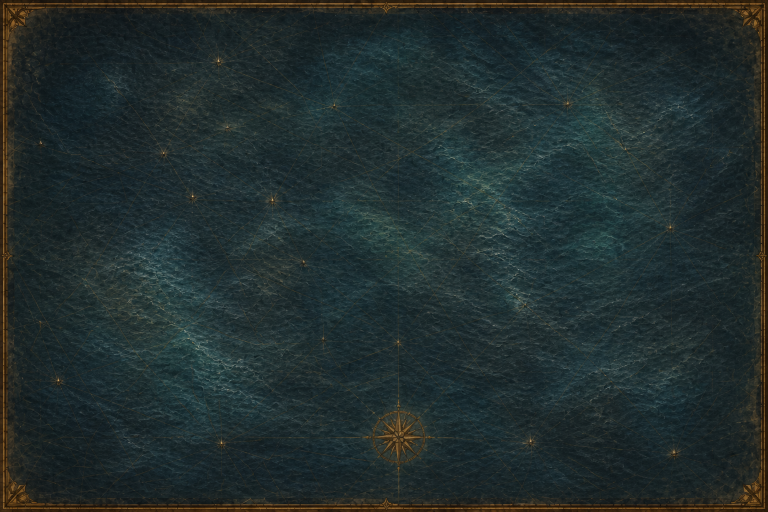
#> input picture 14 - Assets/Maps/prototype3/Painted-Ocean-Background.png, 1536 x 1024 px (shown at 1/2 size); the run also reads 2 pictures not shown here
$ python build_prototype3_world.py
#> lines starting #> are read from the running program, lines starting #| are printed output that depends on the picture; after the words box and inside, x2 and y2 are one past the last pixel; in counts of white or black regions, pixels touching at a corner belong together
#!/usr/bin/env python3
"""Build Prototype 3's world sheet from its continent masters.

The continent images are the geographic authority for this prototype. This
script extracts those exact painted landforms and scales them onto one shared
ocean, so the world sheet cannot drift from the zoomed sheets.
"""

from __future__ import annotations

from collections import deque
from pathlib import Path
import shutil

import numpy as np
from PIL import Image, ImageChops, ImageEnhance, ImageFilter


ROOT = Path(__file__).resolve().parent
PROTOTYPE = ROOT / "prototype3"
OUTPUT = PROTOTYPE / "The-Turning-World-Atlas.png"
OCEAN = PROTOTYPE / "Painted-Ocean-Background.png"
SELECTED_FILENAMES = (
    "The-Turning-World-Atlas.png",
    "Maiethorn-Atlas.png",
    "Strandoren-Atlas.png",
    "Heskoren-Atlas.png",
    "Kumbaan-Atlas.png",
)
WIDTH, HEIGHT = 1536, 1024


def largest_component(mask: np.ndarray) -> np.ndarray:
    """Keep the largest connected foreground component in a small mask."""
    height, width = mask.shape
    seen = np.zeros_like(mask, dtype=bool)
    best: list[tuple[int, int]] = []

    for y in range(height):
        for x in range(width):
            if not mask[y, x] or seen[y, x]:
                continue
            seen[y, x] = True
            queue = deque([(x, y)])
            component: list[tuple[int, int]] = []
            while queue:
                px, py = queue.popleft()
                component.append((px, py))
                for nx, ny in (
                    (px - 1, py),
                    (px + 1, py),
                    (px, py - 1),
                    (px, py + 1),
                ):
                    if (
                        0 <= nx < width
                        and 0 <= ny < height
                        and mask[ny, nx]
                        and not seen[ny, nx]
                    ):
                        seen[ny, nx] = True
                        queue.append((nx, ny))
            if len(component) > len(best):
                best = component

    result = np.zeros_like(mask, dtype=bool)
    for x, y in best:
        result[y, x] = True
    return result


def fill_holes(mask: np.ndarray) -> np.ndarray:
    """Fill enclosed gaps such as grey mountain ridges inside a landmass."""
    height, width = mask.shape
    exterior = np.zeros_like(mask, dtype=bool)
    queue: deque[tuple[int, int]] = deque()

    for x in range(width):
        for y in (0, height - 1):
            if not mask[y, x] and not exterior[y, x]:
                exterior[y, x] = True
                queue.append((x, y))
    for y in range(height):
        for x in (0, width - 1):
            if not mask[y, x] and not exterior[y, x]:
                exterior[y, x] = True
                queue.append((x, y))

    while queue:
        px, py = queue.popleft()
        for nx, ny in (
            (px - 1, py),
            (px + 1, py),
            (px, py - 1),
            (px, py + 1),
        ):
            if (
                0 <= nx < width
                and 0 <= ny < height
                and not mask[ny, nx]
                and not exterior[ny, nx]
            ):
                exterior[ny, nx] = True
                queue.append((nx, ny))

    return ~exterior


def extract_land(path: Path) -> Image.Image:
    """Extract one exact painted continent with a feathered coastal edge."""
    source = Image.open(path).convert("RGBA")
    small = source.convert("RGB").resize((384, 256), Image.Resampling.LANCZOS)
    pixels = np.asarray(small, dtype=np.int16)
    red, green, blue = pixels[..., 0], pixels[..., 1], pixels[..., 2]

    # Painted land is warmer than the slate-blue ocean. The broad morphology
    # closes forest/road gaps before selecting the continent, while the hole
    # fill retains grey mountains enclosed by the coast.
    seed = (
        (red > blue + 7)
        & (green > blue - 5)
        & ((red + green + blue) > 145)
    )
    # Exclude each source sheet's decorative frame before component selection.
    seed[:12, :] = False
    seed[-12:, :] = False
    seed[:, :12] = False
    seed[:, -12:] = False
    rough = Image.fromarray(np.uint8(seed) * 255, "L")
    rough = rough.filter(ImageFilter.MaxFilter(7))
    rough = rough.filter(ImageFilter.MinFilter(5))
    component = largest_component(np.asarray(rough) > 127)
    component = fill_holes(component)

    mask = Image.fromarray(np.uint8(component) * 255, "L")
    mask = mask.resize(source.size, Image.Resampling.NEAREST)
    mask = mask.filter(ImageFilter.MaxFilter(3))
    mask = mask.filter(ImageFilter.GaussianBlur(1.5))

    alpha = np.asarray(mask)
    ys, xs = np.where(alpha > 8)
    box = (
        max(0, int(xs.min()) - 8),
        max(0, int(ys.min()) - 8),
        min(source.width, int(xs.max()) + 9),
        min(source.height, int(ys.max()) + 9),
    )
    cutout = source.crop(box)
    cutout.putalpha(mask.crop(box))
    return cutout


def ocean_background() -> Image.Image:
    """Load the painted ocean plate shared by every composited landmass."""
    image = Image.open(OCEAN).convert("RGBA")
    if image.size != (WIDTH, HEIGHT):
        image = image.resize((WIDTH, HEIGHT), Image.Resampling.LANCZOS)
    return image


def resize_to_fit(image: Image.Image, width: int, height: int) -> Image.Image:
    """Uniformly resize a cutout to fit inside a placement box."""
    scale = min(width / image.width, height / image.height)
    size = (max(1, round(image.width * scale)), max(1, round(image.height * scale)))
    return image.resize(size, Image.Resampling.LANCZOS)


def paste_centered(
    canvas: Image.Image,
    image: Image.Image,
    box: tuple[int, int, int, int],
) -> None:
    left, top, right, bottom = box
    fitted = resize_to_fit(image, right - left, bottom - top)
    fitted = ImageEnhance.Color(fitted).enhance(0.92)
    fitted = ImageEnhance.Contrast(fitted).enhance(0.96)
    x = left + ((right - left) - fitted.width) // 2
    y = top + ((bottom - top) - fitted.height) // 2

    # A dark wet edge and a narrow broken-surf edge seat the cutout into the
    # shared ocean. Both derive from the exact master alpha, so neither changes
    # the coastline.
    alpha = fitted.getchannel("A")
    wet_edge = alpha.filter(ImageFilter.MaxFilter(9)).filter(
        ImageFilter.GaussianBlur(5)
    )
    wet_edge = wet_edge.point(lambda value: round(value * 0.12))
    wet_layer = Image.new("RGBA", fitted.size, (8, 25, 28, 0))
    wet_layer.putalpha(wet_edge)
    canvas.alpha_composite(wet_layer, (x, y + 2))

    outer = alpha.filter(ImageFilter.MaxFilter(5))
    surf = ImageChops.subtract(outer, alpha)
    surf = surf.filter(ImageFilter.GaussianBlur(1))
    surf = surf.point(lambda value: round(value * 0.16))
    surf_layer = Image.new("RGBA", fitted.size, (155, 176, 163, 0))
    surf_layer.putalpha(surf)
    canvas.alpha_composite(surf_layer, (x, y))
    canvas.alpha_composite(fitted, (x, y))


def storm_isle() -> Image.Image:
    """Crop Kumbaan with its exact painted wall rather than a land-only mask."""
    source = Image.open(PROTOTYPE / "Kumbaan-Atlas.png").convert("RGBA")
    # Square crop excludes the sheet border and compass while retaining the
    # complete concentric storm/current/reef system.
    crop = source.crop((250, 18, 1274, 1024))
    crop = ImageEnhance.Contrast(crop).enhance(1.16)
    crop = ImageEnhance.Brightness(crop).enhance(0.90)
    width, height = crop.size
    yy, xx = np.mgrid[0:height, 0:width]
    dx = (xx - width / 2) / (width / 2)
    dy = (yy - height / 2) / (height / 2)
    radius = np.sqrt(dx * dx + dy * dy)
    feather = np.clip((1.0 - radius) / 0.10, 0.0, 1.0)
    existing = np.asarray(crop.getchannel("A"), dtype=np.float32) / 255
    crop.putalpha(Image.fromarray(np.uint8(255 * feather * existing), "L"))
    return crop


def unify_atlas_hand(canvas: Image.Image) -> Image.Image:
    """Apply one final wash and grain over sea and land together."""
    wash = Image.new("RGBA", canvas.size, (34, 53, 46, 12))
    canvas = Image.alpha_composite(canvas, wash)

    rng = np.random.default_rng(20260831)
    noise = rng.normal(128, 18, (HEIGHT, WIDTH)).clip(0, 255).astype(np.uint8)
    grain = Image.fromarray(noise, "L").filter(ImageFilter.GaussianBlur(0.35))
    grain_layer = Image.new("RGBA", canvas.size, (174, 146, 94, 0))
    grain_layer.putalpha(grain.point(lambda value: abs(value - 128) // 5))
    return Image.alpha_composite(canvas, grain_layer)


def main() -> None:
    canvas = ocean_background()

    # The unequal scale is deliberate: Maiethorn is the largest old land,
    # Strandoren is the next great landmass, Heskoren is a smaller rugged
    # frontier, and Kumbaan is a difficult speck inside a disproportionate wall.
    paste_centered(canvas, storm_isle(), (44, 44, 256, 256))
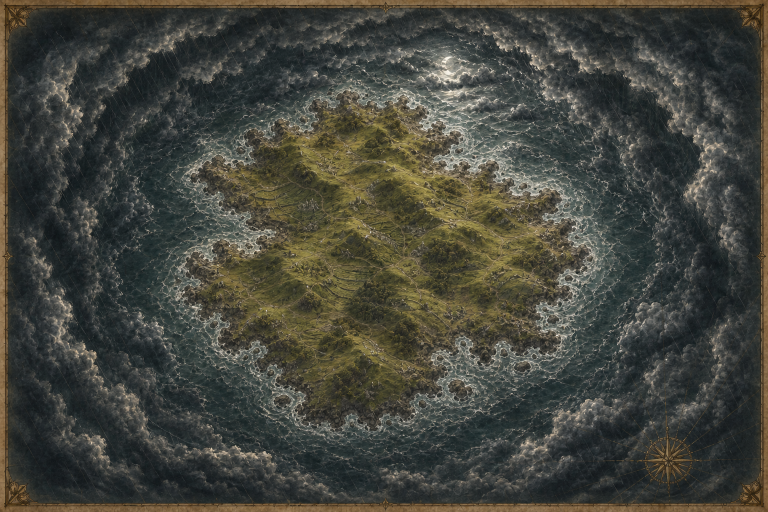
#> input picture 14 - Assets/Maps/Kumbaan-Atlas.png, 1536 x 1024 px, found by its file name (shown at 1/2 size)
#> in storm_isle, `existing = np.asarray(crop.getchannel("A"), dtype=np.float32) / 255`: existing: shape (1006, 1024) float32; every value is 1
#> in paste_centered, `left, top, right, bottom = box`: left = 44; right = 256
#> in resize_to_fit, `return image.resize(size, Image.Resampling.LANCZOS)`:
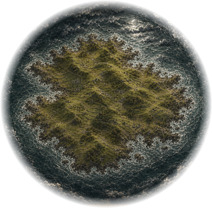
#> returned value: PIL image 212x208 RGBA; mean R, G, B, A 55.9, 56.4, 46.2, 180.8; transparent parts drawn white
#> in paste_centered, `x = left + ((right - left) - fitted.width) // 2`: x = 44
#> in paste_centered, `y = top + ((bottom - top) - fitted.height) // 2`: y = 46
#> in paste_centered, `outer = alpha.filter(ImageFilter.MaxFilter(5))`:
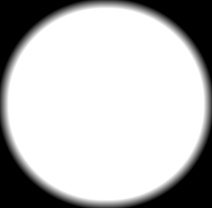
#> outer: PIL image 212x208 L; min 0, max 255, mean 190.1
#> in paste_centered, `surf = surf.point(lambda value: round(value * 0.16))`:
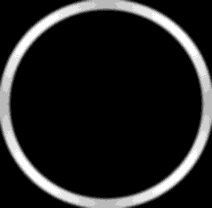
#> surf: PIL image 212x208 L; min 0, max 11, mean 1.46; drawn with min black and max white
    paste_centered(
        canvas,
        extract_land(PROTOTYPE / "Heskoren-Atlas.png"),
        (34, 456, 534, 966),
    )
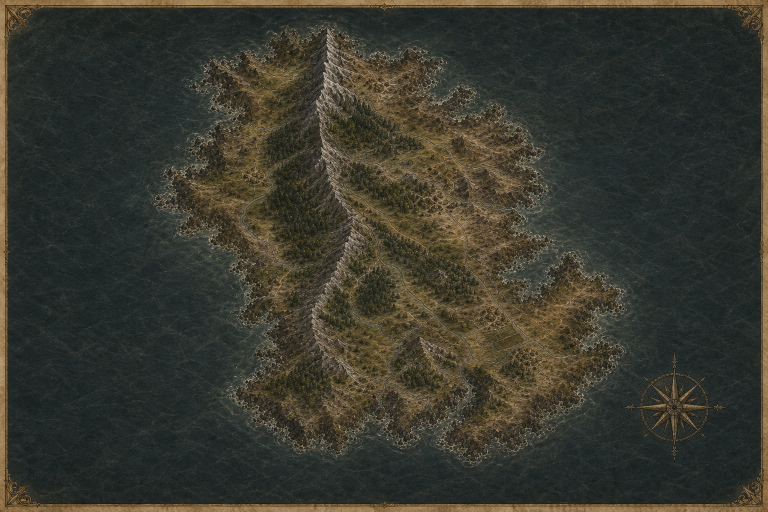
#> input picture 14 - Assets/Maps/prototype1/Heskoren-Atlas.png, 1536 x 1024 px, found by its file name (shown at 1/2 size)
#> in extract_land, `seed = ( (red > blue + 7) & (green > blue - 5) & ((red + green + blue)..`:
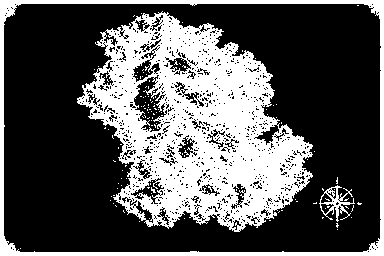
#> seed: shape (256, 384) bool; 34% white; 128 white regions (125 under 20 px), largest, box (x1, y1, x2, y2) and area: (77, 11, 313, 232) 27156, (0, 0, 384, 256) 5542, (319, 185, 355, 222) 408
#> in extract_land, `seed[:, -12:] = False`: seed: shape (256, 384) bool; 28.3% white; 129 white regions (127 under 20 px), largest, box (x1, y1, x2, y2) and area: (77, 12, 313, 232) 27155, (319, 185, 355, 222) 408
#> in extract_land, `rough = rough.filter(ImageFilter.MaxFilter(7))`: rough: PIL image 384x256 L; 40.5% white; 6 white regions, box (x1, y1, x2, y2) and area: (74, 9, 318, 235) 37853, (310, 174, 365, 233) 1711, (9, 9, 18, 19) 87, (9, 240, 17, 247) 56, (368, 9, 375, 16) 49, (368, 240, 375, 247) 49
#> in extract_land, `rough = rough.filter(ImageFilter.MinFilter(5))`: rough: PIL image 384x256 L; 37.5% white; 6 white regions (3 under 20 px), largest, box (x1, y1, x2, y2) and area: (76, 11, 316, 233) 35517, (312, 176, 363, 231) 1271, (11, 11, 16, 17) 27
#> after the loop in largest_component, `for x, y in best:`: result: shape (256, 384) bool; 36.1% white; 1 white region, box (x1, y1, x2, y2) and area: (76, 11, 316, 233) 35517
#> after the loop in fill_holes, `for x in range(width):`: exterior: shape (256, 384) bool; 0.78% white in thin lines or dots
#> after the loop in fill_holes, `for y in range(height):`:
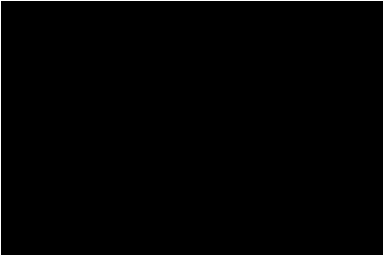
#> exterior: shape (256, 384) bool; 1.3% white in thin lines or dots
#> after the loop in fill_holes, `while queue:`: exterior: shape (256, 384) bool; 63.8% white; 1 black region, box (x1, y1, x2, y2) and area: (76, 11, 316, 233) 35602
#> in extract_land, `box = ( max(0, int(xs.min()) - 8), max(0, int(ys.min()) - 8), min(sour..`: box = (292, 32, 1276, 944)
    paste_centered(
        canvas,
        extract_land(PROTOTYPE / "Strandoren-Atlas.png"),
        (486, 74, 1092, 808),
    )
    paste_centered(
        canvas,
        extract_land(PROTOTYPE / "Maiethorn-Atlas.png"),
        (1032, 26, 1516, 986),
    )

    canvas = unify_atlas_hand(canvas)
    canvas.convert("RGB").save(OUTPUT, quality=96)
    print(f"Wrote {OUTPUT}")

    # Prototype 3 is the selected atlas. Keep the main handout filenames in
    # lockstep with its masters whenever the world composite is rebuilt.
    for filename in SELECTED_FILENAMES:
        source = PROTOTYPE / filename
        destination = ROOT / filename
        shutil.copyfile(source, destination)
        print(f"Selected {destination}")


if __name__ == "__main__":
    main()
